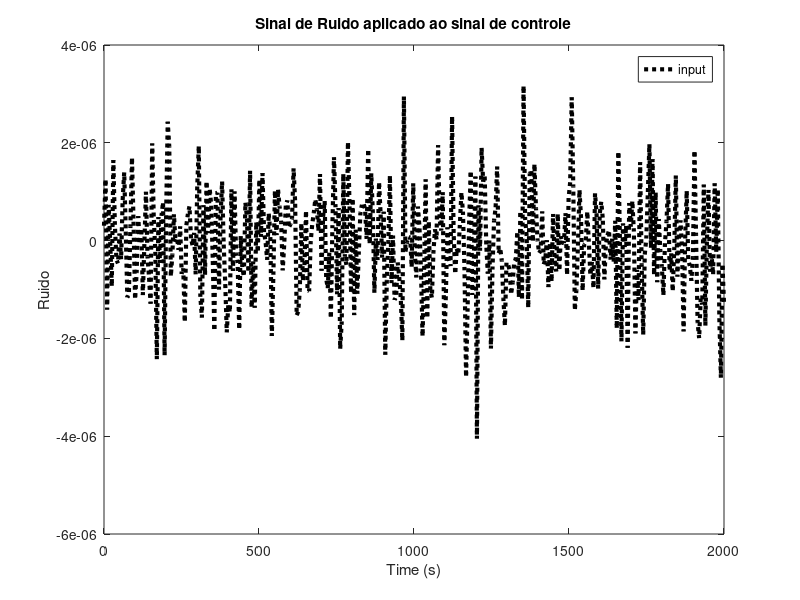

The MATLAB source for this figure:
            Ts = 5; % periodo de amostragem para processo de nivel em um tanque  5~10s( Digital control systems,Landau,2006,p.32)
            Tsim = 2000;
            nptos = Tsim/Ts;
            ts = linspace(0,Tsim,nptos);

disturbio = randn(1,nptos)*1.0e-06

figure;
        plot(ts,disturbio,'k:','LineWidth', 3,'DisplayName','input'); hold off
        ylabel('Ruido');
        xlabel('Time (s)');
        legend();
        title(['Sinal de Ruido aplicado ao sinal de controle'])
        %saveas(gcf,['Sinal_de_controle_R1_',num2str(R1),'R2_',num2str(R2),
        %'r_',num2str(r),'.png']) 
        
%%
